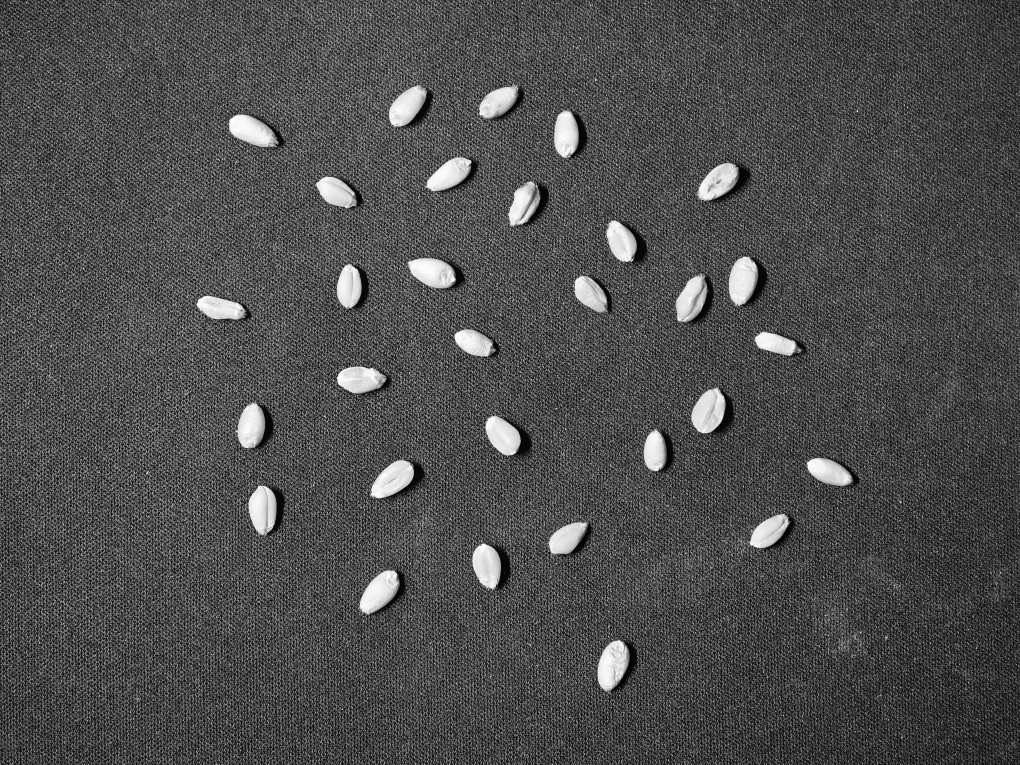
#> input picture 结果/01_纯小麦_30粒/01_灰度.png, 1020 x 765 px
$ python -i grain_count.py   (imports and definitions only)
#> lines starting #> are read from the running program, lines starting #| are printed output that depends on the picture; after the words box and inside, x2 and y2 are one past the last pixel; in counts of white or black regions, pixels touching at a corner belong together
"""固定视野下的小麦与玉米计数。直接运行处理自带样图，也可传入照片路径。"""

import argparse
from pathlib import Path

import cv2
import numpy as np


ROOT = Path(__file__).resolve().parent
LONG_EDGE = 1020
MIN_AREA = 100  # 统一缩放后，排除鼠标垫上的碎屑，单位为像素
# 纯样图中最大小麦为 1087 像素，最小玉米为 3041 像素，取两者中点。
CORN_AREA = (1087 + 3041) // 2


def count_image(path, destination):
#> called with path = '结果/01_纯小麦_30粒/01_灰度.png', destination = 'out.png'
    image = cv2.imdecode(np.fromfile(path, dtype=np.uint8), cv2.IMREAD_COLOR)
#> image is the input picture: shape (765, 1020, 3); min 2, max 253, mean 77.9
    if image is None:
        raise ValueError(f"无法读取图像 {path}")
    height, width = image.shape[:2]
#> height = 765; width = 1020
    scale = LONG_EDGE / max(height, width)
#> scale = 1
    image = cv2.resize(image, (max(1, round(width * scale)), max(1, round(height * scale))),
                       interpolation=cv2.INTER_AREA)
    gray = cv2.cvtColor(image, cv2.COLOR_BGR2GRAY)
    smooth = cv2.GaussianBlur(gray, (5, 5), 0)
    _, binary = cv2.threshold(smooth, 0, 255, cv2.THRESH_BINARY + cv2.THRESH_OTSU)
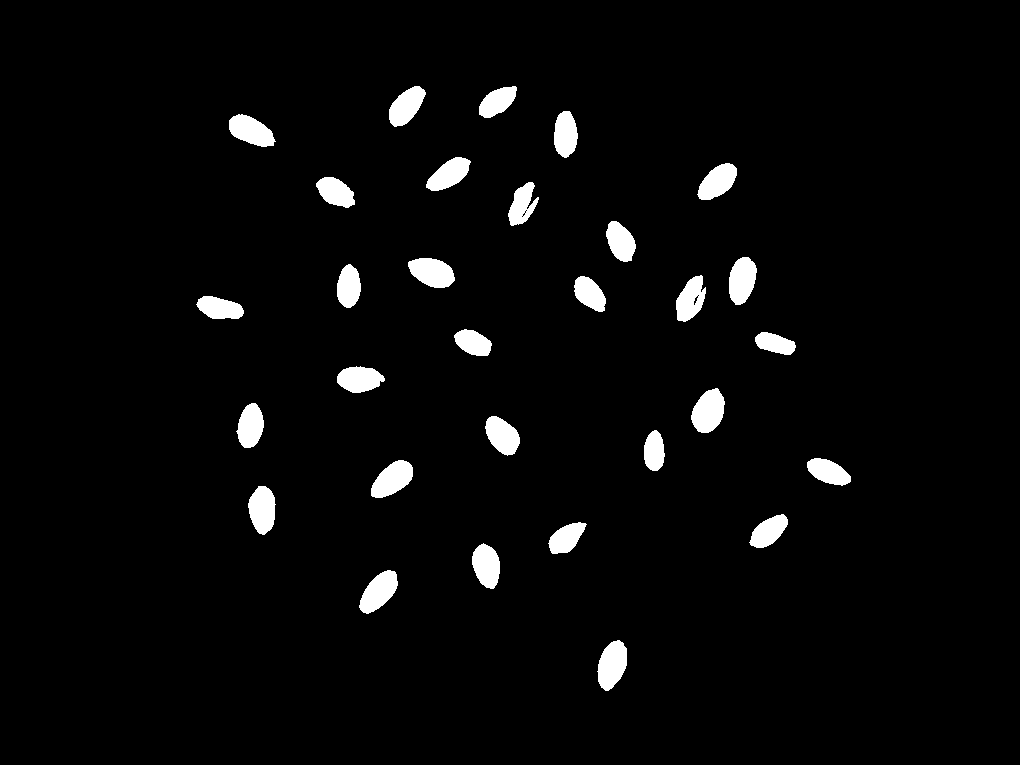
#> binary: shape (765, 1020); 3.4% white; 30 white regions, largest, box (x1, y1, x2, y2) and area: (691, 388, 725, 433) 1087, (597, 640, 627, 691) 1080, (371, 460, 413, 498) 1038
    _, labels, stats, _ = cv2.connectedComponentsWithStats(binary, connectivity=8)
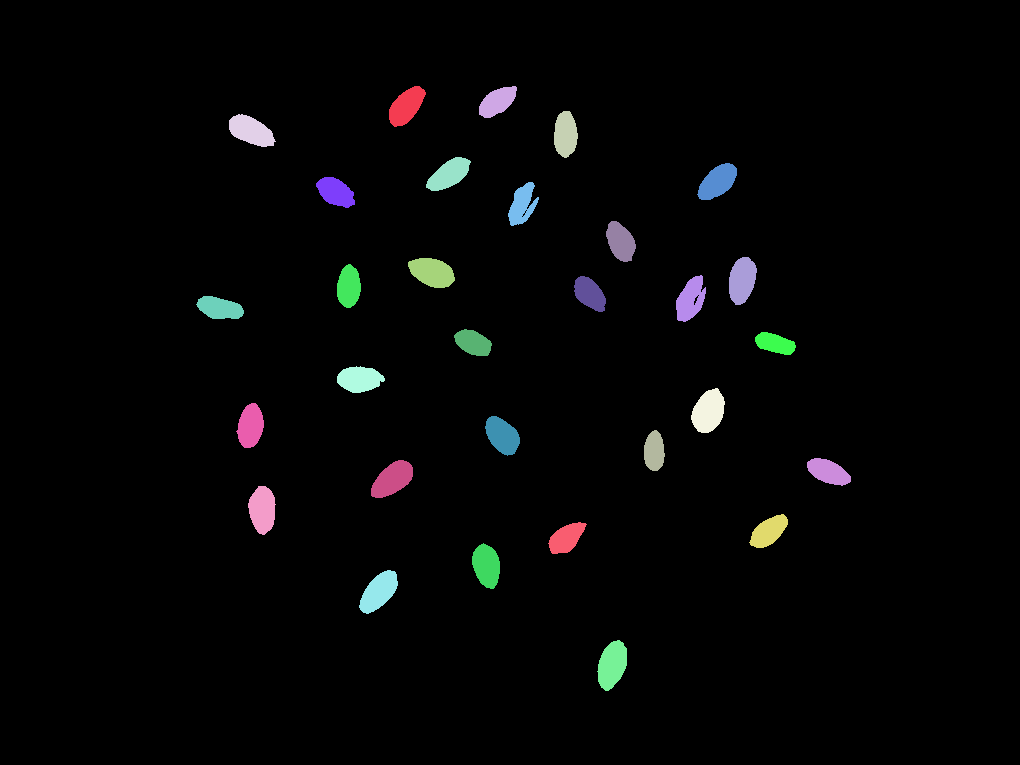
#> labels: shape (765, 1020) int32; 31 distinct labels, from 0 to 30; one colour per label, 0 black
#> stats = 31 rows, first 6: [0, 0, 1020, 765, 753721], [389, 86, 37, 41, 936], [479, 86, 38, 32, 775], [554, 111, 24, 47, 869], [229, 114, 47, 33, 1000], [426, 157, 45, 34, 909]

    annotated = image.copy()
    keep = np.zeros(len(stats), dtype=np.uint8)
#> keep = 31 values from 0 to 0
    counts = {"Wheat": 0, "Corn": 0}
    colors = {"Wheat": (240, 210, 40), "Corn": (170, 60, 240)}
    for label, (x, y, w, h, area) in enumerate(stats[1:], start=1):
        if area < MIN_AREA:
            continue
        keep[label] = 255
        kind = "Corn" if area >= CORN_AREA else "Wheat"
        counts[kind] += 1
        cv2.rectangle(annotated, (x, y), (x + w - 1, y + h - 1), colors[kind], 2)
#> this loop made 30 passes
#> (x, y, w, h, area) on passes 1 to 12: (389, 86, 37, 41, 936), (479, 86, 38, 32, 775), (554, 111, 24, 47, 869), (229, 114, 47, 33, 1000), (426, 157, 45, 34, 909), (697, 163, 40, 37, 945), (316, 177, 39, 31, 813), (508, 182, 31, 44, 789), (606, 221, 30, 41, 843), (729, 257, 28, 48, 1008), (408, 258, 47, 30, 1033), (337, 264, 24, 44, 805)
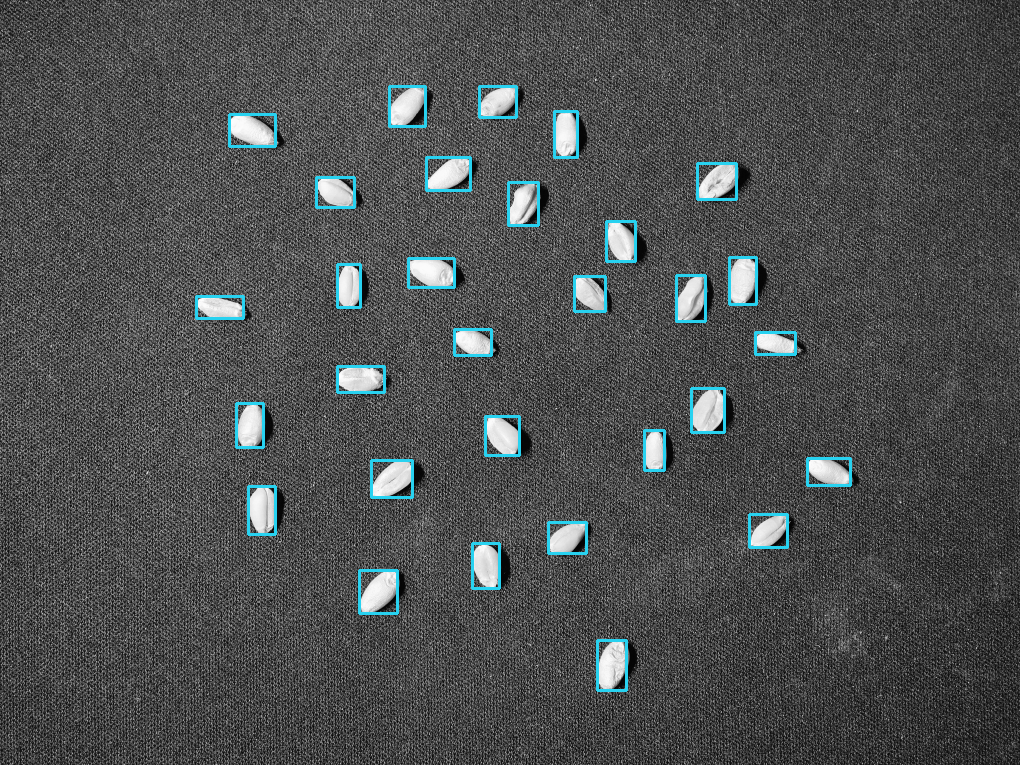
#> annotated: shape (765, 1020, 3); 1.64% of pixels changed, all inside (x1, y1, x2, y2) = (195, 85, 852, 692)
#> after the loop, counts = {'Wheat': 30, 'Corn': 0}; keep = 31 values from 0 to 255

    # 将统计写入图上方的独立留白，避免遮挡边缘颗粒。
    result = cv2.copyMakeBorder(annotated, 46, 0, 0, 0, cv2.BORDER_CONSTANT)
    for x, kind in [(12, "Wheat"), (185, "Corn")]:
        cv2.putText(result, f"{kind}: {counts[kind]}", (x, 32), cv2.FONT_HERSHEY_SIMPLEX,
                    0.8, colors[kind], 2, cv2.LINE_AA)
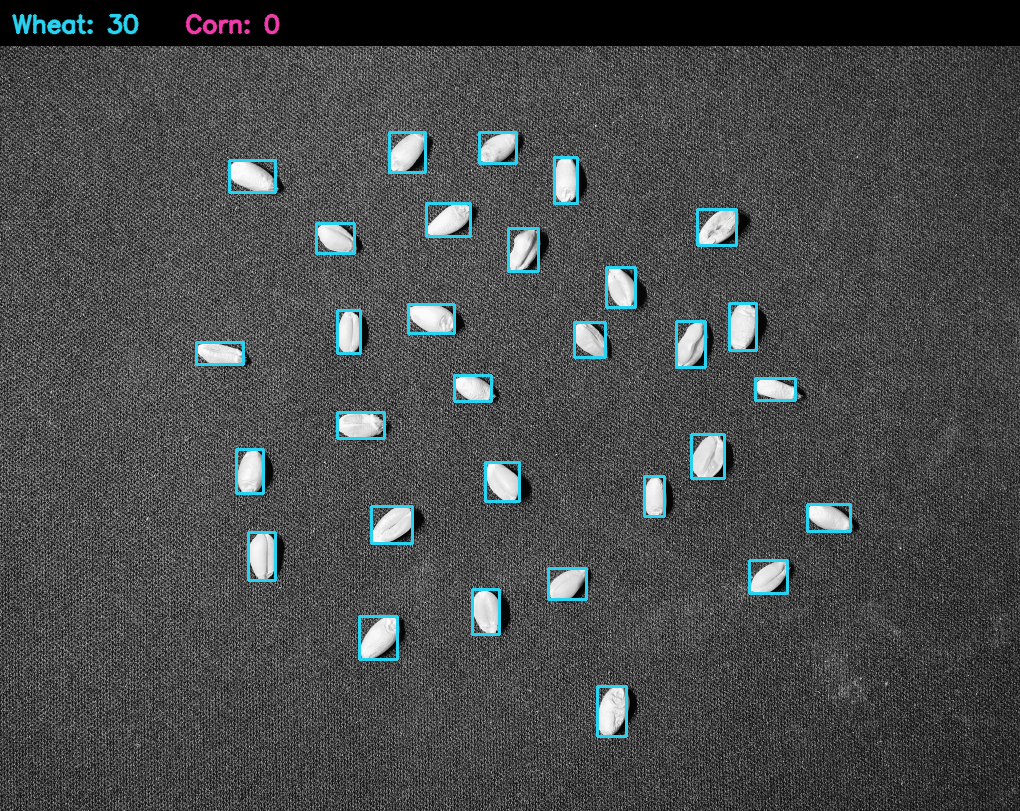
#> result: shape (811, 1020, 3); mean B, G, R 76.2, 75.6, 72.9
    cv2.putText(result, f"Total: {sum(counts.values())}", (350, 32),
                cv2.FONT_HERSHEY_SIMPLEX, 0.8, (255, 255, 255), 2, cv2.LINE_AA)
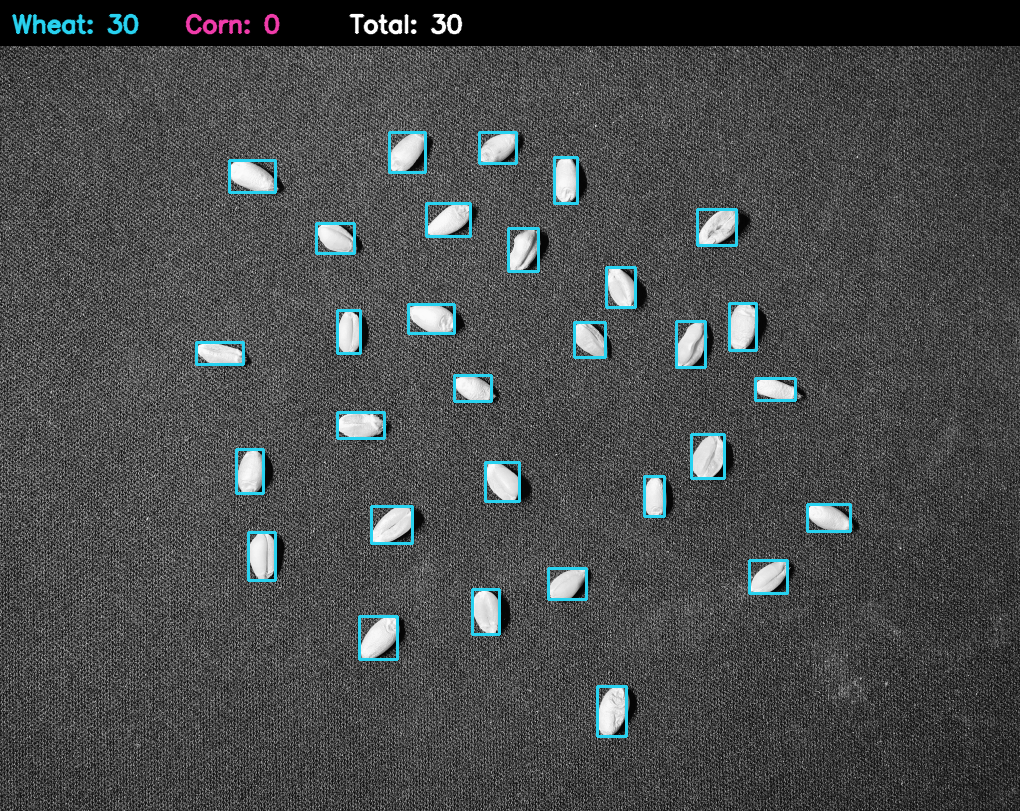
#> result: shape (811, 1020, 3); 0.16% of pixels changed, all inside (x1, y1, x2, y2) = (348, 13, 463, 35)
#> (the run stopped early here; a loop or call above may not have finished)

$ run again, on 结果/03_混合_小麦20粒_玉米10粒/01_灰度.png
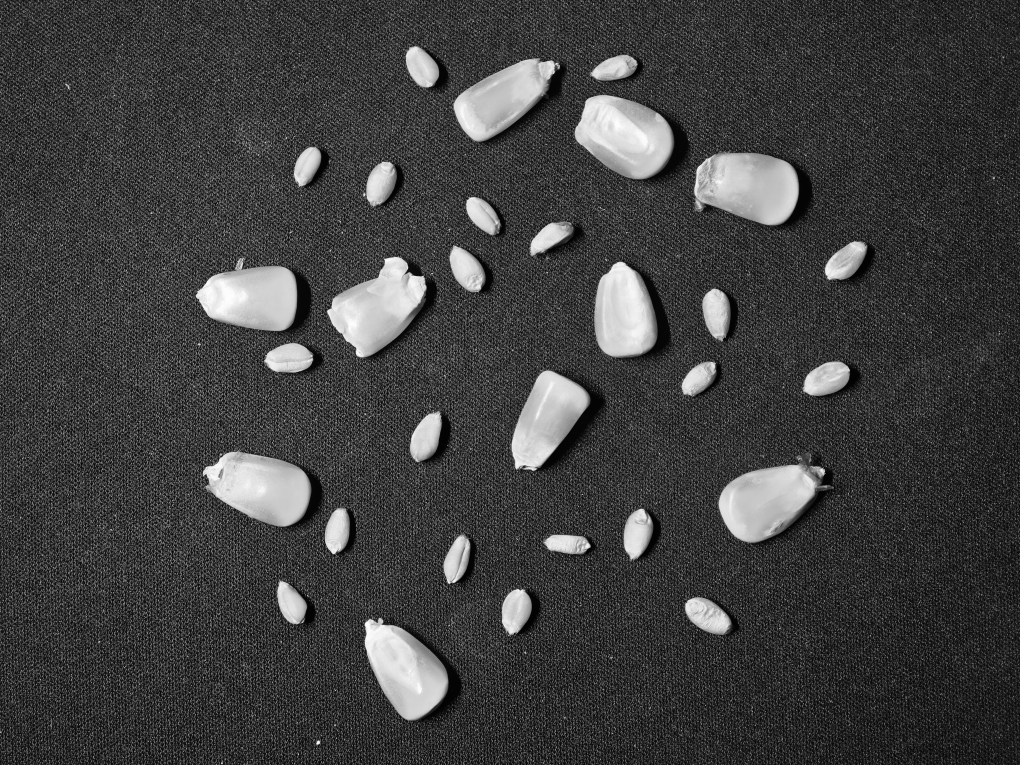
#> input picture 结果/03_混合_小麦20粒_玉米10粒/01_灰度.png, 1020 x 765 px
#> in count_image, image is the input picture: shape (765, 1020, 3); min 1, max 253, mean 64.4
#> binary: shape (765, 1020); 9% white; 35 white regions (4 under 20 px), largest, box (x1, y1, x2, y2) and area: (694, 153, 798, 225) 5801, (575, 95, 672, 179) 5772, (327, 257, 426, 358) 5594
#> in count_image, `_, labels, stats, _ = cv2.connectedComponentsWithStats(binary, connect..`:
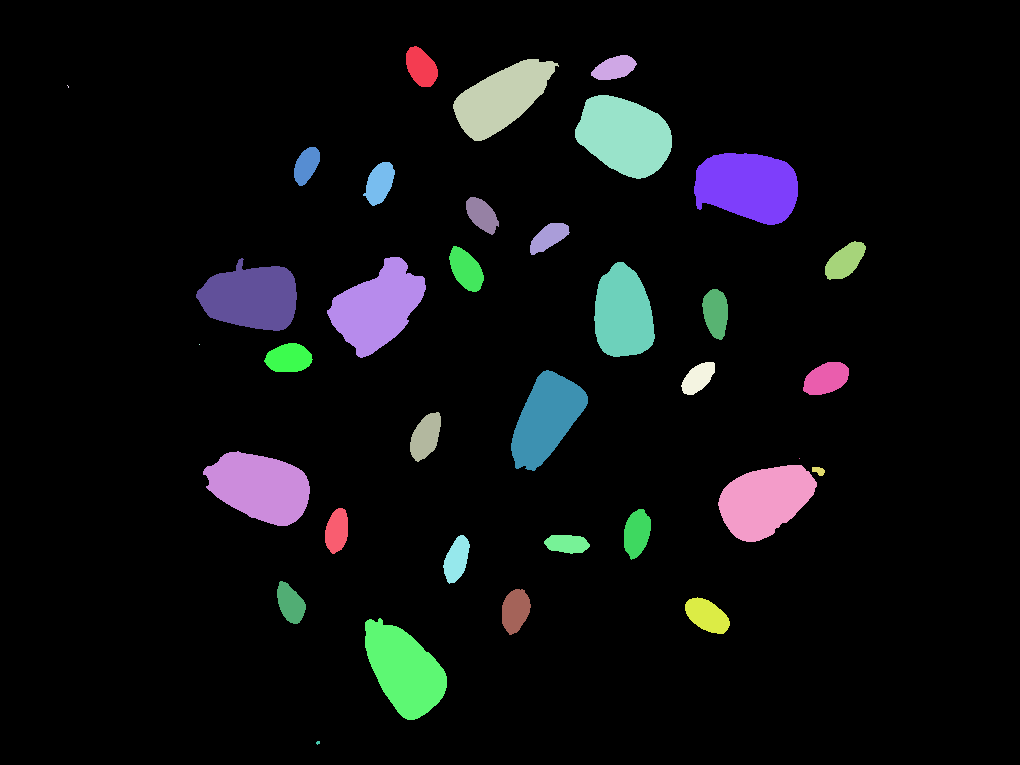
#> labels: shape (765, 1020) int32; 36 distinct labels, from 0 to 35; one colour per label, 0 black
#> stats = 36 rows, first 6: [0, 0, 1020, 765, 710264], [406, 46, 32, 41, 926], [591, 55, 46, 25, 779], [453, 59, 106, 82, 4721], [67, 85, 2, 3, 3], [575, 95, 97, 84, 5772]
#> in count_image, `keep = np.zeros(len(stats), dtype=np.uint8)`: keep = 36 values from 0 to 0
#> the loop in count_image, `for label, (x, y, w, h, area) in enumerate(stats[1:], start=1):` made 35 passes
#> (x, y, w, h, area, kind) on passes 1, 2, 3, 5, 6, 7, 8, 9: (406, 46, 32, 41, 926, 'Wheat'), (591, 55, 46, 25, 779, 'Wheat'), (453, 59, 106, 82, 4721, 'Corn'), (575, 95, 97, 84, 5772, 'Corn'), (294, 147, 26, 39, 684, 'Wheat'), (694, 153, 104, 72, 5801, 'Corn'), (363, 162, 32, 44, 902, 'Wheat'), (466, 197, 33, 38, 779, 'Wheat')
#> after the loop in count_image, `for label, (x, y, w, h, area) in enumerate(stats[1:], start=1):`: counts = {'Wheat': 20, 'Corn': 10}; keep = 36 values, max 255 at index 1, min 0 at index 0, mean 212.5
#> in count_image, `cv2.putText(result, f"Total: {sum(counts.values())}", (350, 32), cv2.F..`:
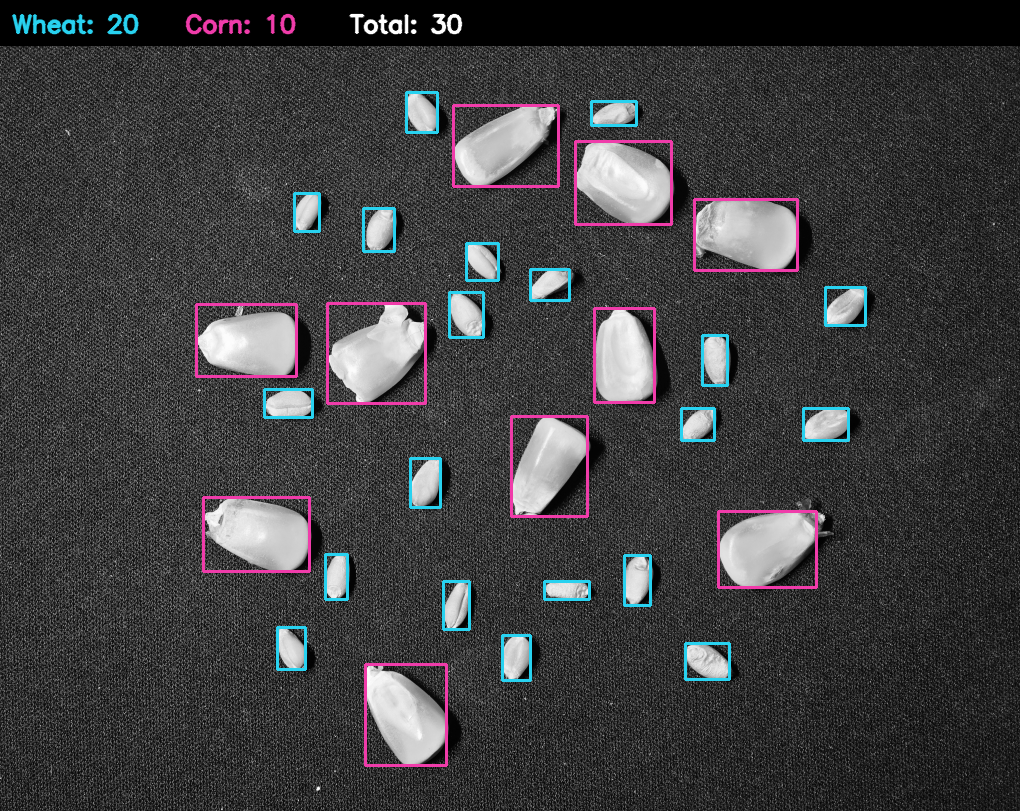
#> result: shape (811, 1020, 3); mean B, G, R 64.5, 62.7, 63.1
